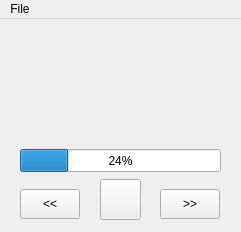
<?xml version="1.0" encoding="UTF-8"?>
<ui version="4.0">
 <class>MainWindow</class>
 <widget class="QMainWindow" name="MainWindow">
  <property name="geometry">
   <rect>
    <x>0</x>
    <y>0</y>
    <width>241</width>
    <height>232</height>
   </rect>
  </property>
  <property name="windowTitle">
   <string>Audio Player</string>
  </property>
  <widget class="QWidget" name="centralwidget">
   <widget class="QLabel" name="song">
    <property name="geometry">
     <rect>
      <x>20</x>
      <y>80</y>
      <width>201</width>
      <height>31</height>
     </rect>
    </property>
    <property name="text">
     <string/>
    </property>
   </widget>
   <widget class="QProgressBar" name="progressBar">
    <property name="geometry">
     <rect>
      <x>20</x>
      <y>130</y>
      <width>201</width>
      <height>23</height>
     </rect>
    </property>
    <property name="value">
     <number>24</number>
    </property>
   </widget>
   <widget class="QPushButton" name="backward">
    <property name="geometry">
     <rect>
      <x>20</x>
      <y>170</y>
      <width>60</width>
      <height>30</height>
     </rect>
    </property>
    <property name="text">
     <string>&lt;&lt;</string>
    </property>
   </widget>
   <widget class="QPushButton" name="img">
    <property name="geometry">
     <rect>
      <x>100</x>
      <y>160</y>
      <width>41</width>
      <height>41</height>
     </rect>
    </property>
    <property name="text">
     <string/>
    </property>
   </widget>
   <widget class="QPushButton" name="forward">
    <property name="geometry">
     <rect>
      <x>160</x>
      <y>170</y>
      <width>60</width>
      <height>30</height>
     </rect>
    </property>
    <property name="text">
     <string>&gt;&gt;</string>
    </property>
   </widget>
   <widget class="QLabel" name="artist">
    <property name="geometry">
     <rect>
      <x>20</x>
      <y>50</y>
      <width>201</width>
      <height>31</height>
     </rect>
    </property>
    <property name="text">
     <string/>
    </property>
   </widget>
  </widget>
  <widget class="QMenuBar" name="menubar">
   <property name="geometry">
    <rect>
     <x>0</x>
     <y>0</y>
     <width>241</width>
     <height>22</height>
    </rect>
   </property>
   <widget class="QMenu" name="menuFile">
    <property name="title">
     <string>File</string>
    </property>
    <addaction name="actionOpen"/>
   </widget>
   <addaction name="menuFile"/>
  </widget>
  <action name="actionOpen">
   <property name="text">
    <string>Open</string>
   </property>
  </action>
 </widget>
 <resources/>
 <connections/>
</ui>
